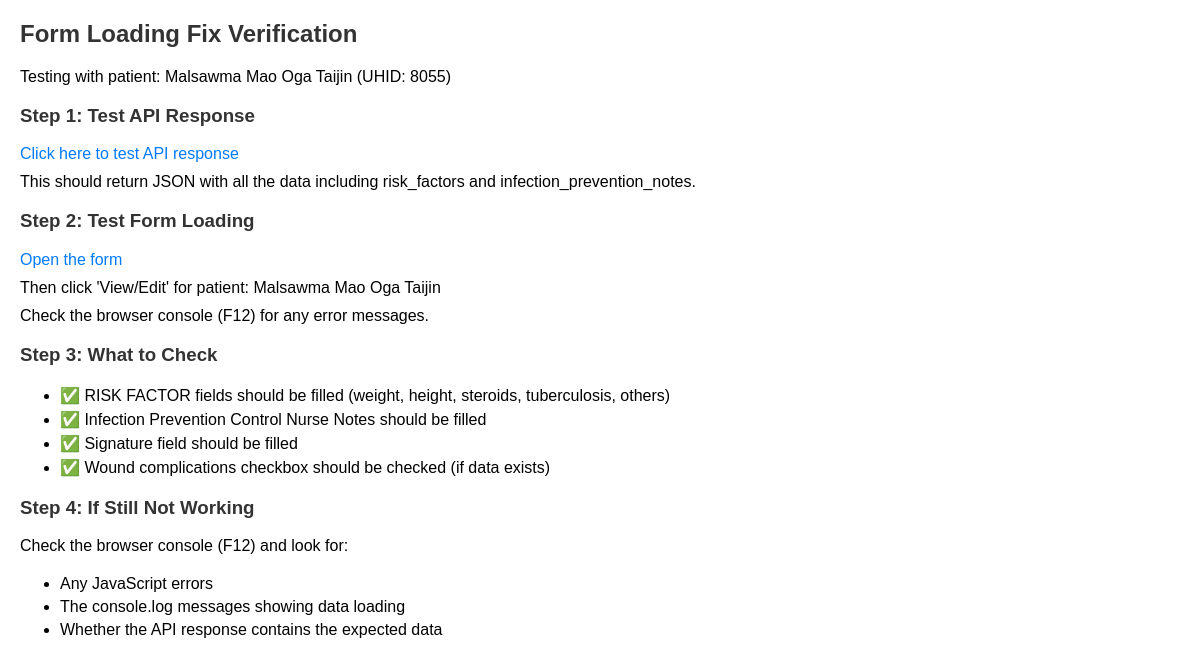
Before: /pages/verify_fix.php with the older database file.
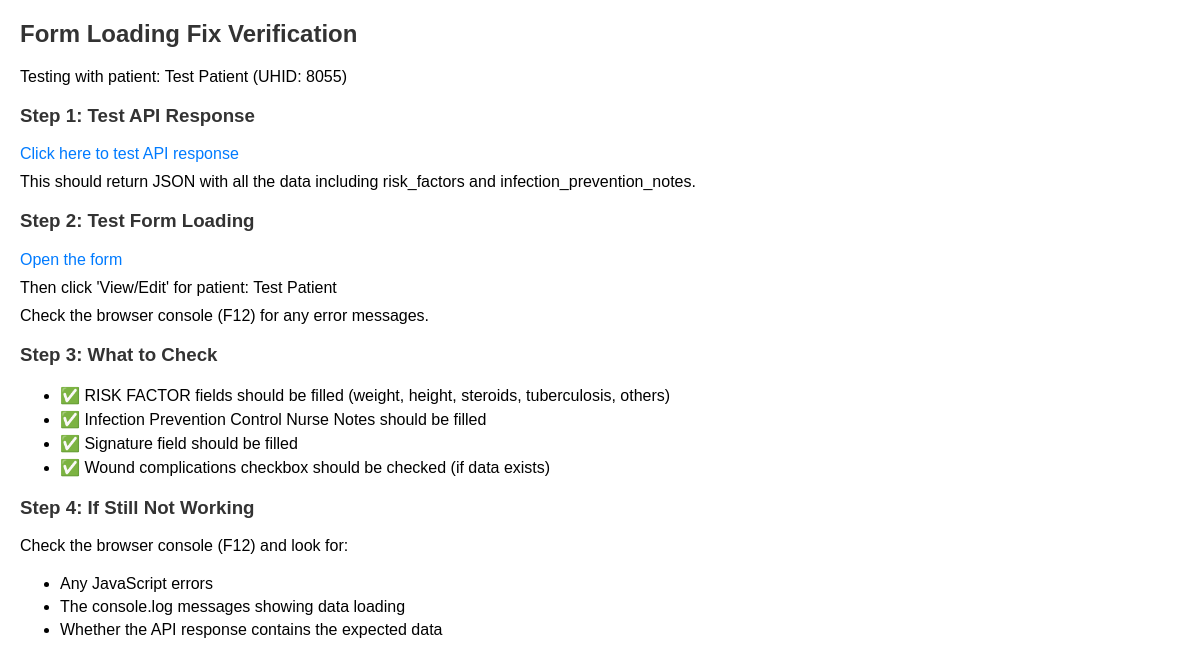
After: the same page with the newer database file.
### tables this page shows
CREATE TABLE `patients` (
  `patient_id` int(11) NOT NULL AUTO_INCREMENT,
  `name` varchar(255) NOT NULL,
  `age` int(11) DEFAULT NULL,
  `sex` enum('Male','Female') NOT NULL,
  `uhid` varchar(50) DEFAULT NULL,
  `phone` varchar(15) DEFAULT NULL,
  `bed_ward` varchar(50) DEFAULT NULL,
  `address` text DEFAULT NULL,
  `primary_diagnosis` text DEFAULT NULL,
  `surgical_procedure` text DEFAULT NULL,
  `date_completed` date DEFAULT NULL,
  `signature` varchar(255) DEFAULT NULL,
  PRIMARY KEY (`patient_id`)
);

### pages/verify_fix.php (the view, shortened to what this page needs)
<?php
require_once '../database/config.php';
echo "<h2>Form Loading Fix Verification</h2>";
try {
    $stmt = $pdo->query("SELECT patient_id, name, uhid FROM patients LIMIT 1");
    $patient = $stmt->fetch(PDO::FETCH_ASSOC);
    $patient_id = $patient['patient_id'];
    echo "<p>Testing with patient: {$patient['name']} (UHID: {$patient['uhid']})</p>";
    $api_url = "get_patient_data_api.php?patient_id=$patient_id";
    echo "<h3>Step 1: Test API Response</h3>";
    echo "<p><a href='$api_url' target='_blank'>Click here to test API response</a></p>";
    echo "<p>This should return JSON with all the data including risk_factors and infection_prevention_notes.</p>";
    echo "<h3>Step 2: Test Form Loading</h3>";
    echo "<p><a href='../forms/form.php' target='_blank'>Open the form</a></p>";
    echo "<p>Then click 'View/Edit' for patient: {$patient['name']}</p>";
    echo "<p>Check the browser console (F12) for any error messages.</p>";
    echo "<h3>Step 3: What to Check</h3>";
    echo "<ul>";
    echo "<li>✅ RISK FACTOR fields should be filled (weight, height, steroids, tuberculosis, others)</li>";
    echo "<li>✅ Infection Prevention Control Nurse Notes should be filled</li>";
    echo "<li>✅ Signature field should be filled</li>";
    echo "<li>✅ Wound complications checkbox should be checked (if data exists)</li>";
    echo "</ul>";
    echo "<h3>Step 4: If Still Not Working</h3>";
    echo "<p>Check the browser console (F12) and look for:</p>";
    echo "<ul>";
    echo "<li>Any JavaScript errors</li>";
    echo "<li>The console.log messages showing data loading</li>";
    echo "<li>Whether the API response contains the expected data</li>";
    echo "</ul>";
} catch (Exception $e) {
    echo "<h3>❌ Error occurred:</h3>";
    echo "<p>" . $e->getMessage() . "</p>";
}
?>

Changed rows visible on the page:
changed patients: name "Malsawma Mao Oga Taijin" → "Test Patient"
